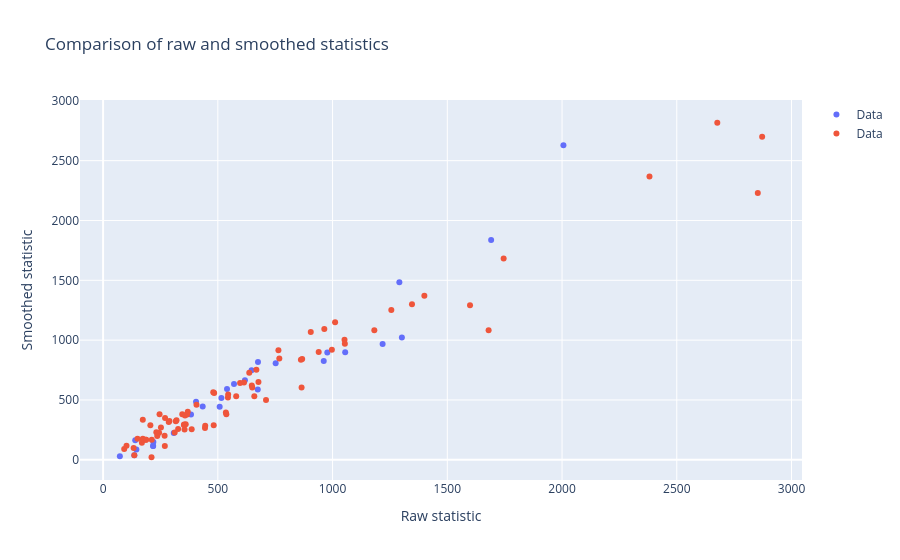

Notebook code cell kept with this figure:
### Code cell
import plotly.graph_objects as go

fig = go.Figure()
fig.add_trace(go.Scatter(
    x=results_raw.set_index("pathway_id").loc[known_pathways, "statistic"],
    y=results_smooth.set_index("pathway_id").loc[known_pathways, "statistic"],
    mode='markers',
    name='Data', # add overing label for the data points: pathway_name
    hovertext=results_raw.loc[results_raw.index, "pathway_name"],
))

fig.add_trace(go.Scatter(
    x=results_raw.set_index("pathway_id").loc[unknown_pathways, "statistic"],
    y=results_smooth.set_index("pathway_id").loc[unknown_pathways, "statistic"],
    mode='markers',
    name='Data', # add overing label for the data points: pathway_name
    hovertext=results_raw.loc[results_raw.index, "pathway_name"],
))


fig.update_layout(
    title="Comparison of raw and smoothed statistics",
    xaxis_title="Raw statistic",
    yaxis_title="Smoothed statistic"
)
fig.show()

### Figure 1 — Plotly figure (JSON) as saved in the notebook; plotly's stock layout.template omitted (floating-point values rounded to 4 significant figures)
{"data": [{"hovertext": ["Sphingolipid metabolism - Homo sapiens (human)", "Pentose and glucuronate interconversions - Homo sapiens (human)", "Steroid biosynthesis - Homo sapiens (human)", "Bile secretion - Homo sapiens (human)", "Sphingolipid signaling pathway - Homo sapiens (human)", "Pentose phosphate pathway - Homo sapiens (human)", "Necroptosis - Homo sapiens (human)", "Ascorbate and aldarate metabolism - Homo sapiens (human)", "Galactose metabolism - Homo sapiens (human)", "Thyroid hormone synthesis - Homo sapiens (human)", "Linoleic acid metabolism - Homo sapiens (human)", "Fat digestion and absorption - Homo sapiens (human)", "Cholesterol metabolism - Homo sapiens (human)", "Primary bile acid biosynthesis - Homo sapiens (human)", "Arginine biosynthesis - Homo sapiens (human)", "Riboflavin metabolism - Homo sapiens (human)", "Glycerolipid metabolism - Homo sapiens (human)", "Starch and sucrose metabolism - Homo sapiens (human)", "Propanoate metabolism - Homo sapiens (human)", "Biotin metabolism - Homo sapiens (human)", "Phospholipase D signaling pathway - Homo sapiens (human)", "Taurine and hypotaurine metabolism - Homo sapiens (human)", "Aminoacyl-tRNA biosynthesis - Homo sapiens (human)", "Fc gamma R-mediated phagocytosis - Homo sapiens (human)", "Ovarian steroidogenesis - Homo sapiens (human)", "Fatty acid biosynthesis - Homo sapiens (human)", "Inositol phosphate metabolism - Homo sapiens (human)", "HIF-1 signaling pathway - Homo sapiens (human)", "Oxytocin signaling pathway - Homo sapiens (human)", "Vitamin digestion and absorption - Homo sapiens (human)", "Phosphonate and phosphinate metabolism - Homo sapiens (human)", "Mineral absorption - Homo sapiens (human)", "Pantothenate and CoA biosynthesis - Homo sapiens (human)", "Carbon metabolism - Homo sapiens (human)", "Valine, leucine and isoleucine degradation - Homo sapiens (human)", "Arachidonic acid metabolism - Homo sapiens (human)", "Aldosterone synthesis and secretion - Homo sapiens (human)", "Serotonergic synapse - Homo sapiens (human)", "Purine metabolism - Homo sapiens (human)", "Butanoate metabolism - Homo sapiens (human)", "Protein digestion and absorption - Homo sapiens (human)", "Glycolysis / Gluconeogenesis - Homo sapiens (human)", "FoxO signaling pathway - Homo sapiens (human)", "Arginine and proline metabolism - Homo sapiens (human)", "mTOR signaling pathway - Homo sapiens (human)", "Porphyrin and chlorophyll metabolism - Homo sapiens (human)", "Oxidative phosphorylation - Homo sapiens (human)", "Glycosylphosphatidylinositol (GPI)-anchor biosynthesis - Homo sapiens (human)", "Pyrimidine metabolism - Homo sapiens (human)", "Cysteine and methionine metabolism - Homo sapiens (human)", "Biosynthesis of amino acids - Homo sapiens (human)", "Glyoxylate and dicarboxylate metabolism - Homo sapiens (human)", "Glycerophospholipid metabolism - Homo sapiens (human)", "cAMP signaling pathway - Homo sapiens (human)", "Sulfur relay system - Homo sapiens (human)", "Prolactin signaling pathway - Homo sapiens (human)", "GABAergic synapse - Homo sapiens (human)", "Valine, leucine and isoleucine biosynthesis - Homo sapiens (human)", "AMPK signaling pathway - Homo sapiens (human)", "Biosynthesis of cofactors - Homo sapiens (human)", "Neuroactive ligand-receptor interaction - Homo sapiens (human)", "Neomycin, kanamycin and gentamicin biosynthesis - Homo sapiens (human)", "Parathyroid hormone synthesis, secretion and action - Homo sapiens (human)", "Thiamine metabolism - Homo sapiens (human)", "Vascular smooth muscle contraction - Homo sapiens (human)", "D-Arginine and D-ornithine metabolism - Homo sapiens (human)", "alpha-Linolenic acid metabolism - Homo sapiens (human)", "Gap junction - Homo sapiens (human)", "Carbohydrate digestion and absorption - Homo sapiens (human)", "Biosynthesis of unsaturated fatty acids - Homo sapiens (human)", "Dopaminergic synapse - Homo sapiens (human)", "Glycine, serine and threonine metabolism - Homo sapiens (human)", "Nitrogen metabolism - Homo sapiens (human)", "Fructose and mannose metabolism - Homo sapiens (human)", "Insulin secretion - Homo sapiens (human)", "Alanine, aspartate and glutamate metabolism - Homo sapiens (human)", "Vitamin B6 metabolism - Homo sapiens (human)", "Glucagon signaling pathway - Homo sapiens (human)", "2-Oxocarboxylic acid metabolism - Homo sapiens (human)", "Citrate cycle (TCA cycle) - Homo sapiens (human)", "Thermogenesis - Homo sapiens (human)", "Phenylalanine metabolism - Homo sapiens (human)", "Phenylalanine, tyrosine and tryptophan biosynthesis - Homo sapiens (human)", "Regulation of lipolysis in adipocytes - Homo sapiens (human)", "Histidine metabolism - Homo sapiens (human)", "D-Glutamine and D-glutamate metabolism - Homo sapiens (human)", "Glutamatergic synapse - Homo sapiens (human)", "Sulfur metabolism - Homo sapiens (human)", "Taste transduction - Homo sapiens (human)", "beta-Alanine metabolism - Homo sapiens (human)", "Amino sugar and nucleotide sugar metabolism - Homo sapiens (human)", "Long-term depression - Homo sapiens (human)", "Retrograde endocannabinoid signaling - Homo sapiens (human)", "Tyrosine metabolism - Homo sapiens (human)", "ABC transporters - Homo sapiens (human)", "Glutathione metabolism - Homo sapiens (human)", "Tryptophan metabolism - Homo sapiens (human)", "Ferroptosis - Homo sapiens (human)", "Pyruvate metabolism - Homo sapiens (human)", "Proximal tubule bicarbonate reclamation - Homo sapiens (human)", "Lysine degradation - Homo sapiens (human)", "Inflammatory mediator regulation of TRP channels - Homo sapiens (human)", "Nicotinate and nicotinamide metabolism - Homo sapiens (human)", "C-type lectin receptor signaling pathway - Homo sapiens (human)", "Fatty acid degradation - Homo sapiens (human)", "Fatty acid metabolism - Homo sapiens (human)", "Steroid hormone biosynthesis - Homo sapiens (human)", "Renin secretion - Homo sapiens (human)"], "mode": "markers", "name": "Data", "type": "scatter", "x": [618.0, 218.0, 218.0, 1218.0, 977.0, 434.0, 405.0, 540.0, 136.0, 508.0, 219.0, 73.0, 2006.0, 1691.0, 961.5, 1055.0, 1302.0, 308.0, 752.0, 675.0, 647.0, 515.5, 570.5, 674.0, 383.0, 145.0, 140.0, 1291.0], "y": [665.0, 114.0, 114.0, 967.0, 897.0, 446.0, 484.0, 591.0, 37.0, 443.0, 149.0, 30.0, 2628.0, 1837.0, 826.0, 898.0, 1023.0, 223.0, 807.0, 817.0, 748.0, 517.0, 633.0, 587.0, 378.0, 85.0, 163.0, 1484.0]}, {"hovertext": ["Sphingolipid metabolism - Homo sapiens (human)", "Pentose and glucuronate interconversions - Homo sapiens (human)", "Steroid biosynthesis - Homo sapiens (human)", "Bile secretion - Homo sapiens (human)", "Sphingolipid signaling pathway - Homo sapiens (human)", "Pentose phosphate pathway - Homo sapiens (human)", "Necroptosis - Homo sapiens (human)", "Ascorbate and aldarate metabolism - Homo sapiens (human)", "Galactose metabolism - Homo sapiens (human)", "Thyroid hormone synthesis - Homo sapiens (human)", "Linoleic acid metabolism - Homo sapiens (human)", "Fat digestion and absorption - Homo sapiens (human)", "Cholesterol metabolism - Homo sapiens (human)", "Primary bile acid biosynthesis - Homo sapiens (human)", "Arginine biosynthesis - Homo sapiens (human)", "Riboflavin metabolism - Homo sapiens (human)", "Glycerolipid metabolism - Homo sapiens (human)", "Starch and sucrose metabolism - Homo sapiens (human)", "Propanoate metabolism - Homo sapiens (human)", "Biotin metabolism - Homo sapiens (human)", "Phospholipase D signaling pathway - Homo sapiens (human)", "Taurine and hypotaurine metabolism - Homo sapiens (human)", "Aminoacyl-tRNA biosynthesis - Homo sapiens (human)", "Fc gamma R-mediated phagocytosis - Homo sapiens (human)", "Ovarian steroidogenesis - Homo sapiens (human)", "Fatty acid biosynthesis - Homo sapiens (human)", "Inositol phosphate metabolism - Homo sapiens (human)", "HIF-1 signaling pathway - Homo sapiens (human)", "Oxytocin signaling pathway - Homo sapiens (human)", "Vitamin digestion and absorption - Homo sapiens (human)", "Phosphonate and phosphinate metabolism - Homo sapiens (human)", "Mineral absorption - Homo sapiens (human)", "Pantothenate and CoA biosynthesis - Homo sapiens (human)", "Carbon metabolism - Homo sapiens (human)", "Valine, leucine and isoleucine degradation - Homo sapiens (human)", "Arachidonic acid metabolism - Homo sapiens (human)", "Aldosterone synthesis and secretion - Homo sapiens (human)", "Serotonergic synapse - Homo sapiens (human)", "Purine metabolism - Homo sapiens (human)", "Butanoate metabolism - Homo sapiens (human)", "Protein digestion and absorption - Homo sapiens (human)", "Glycolysis / Gluconeogenesis - Homo sapiens (human)", "FoxO signaling pathway - Homo sapiens (human)", "Arginine and proline metabolism - Homo sapiens (human)", "mTOR signaling pathway - Homo sapiens (human)", "Porphyrin and chlorophyll metabolism - Homo sapiens (human)", "Oxidative phosphorylation - Homo sapiens (human)", "Glycosylphosphatidylinositol (GPI)-anchor biosynthesis - Homo sapiens (human)", "Pyrimidine metabolism - Homo sapiens (human)", "Cysteine and methionine metabolism - Homo sapiens (human)", "Biosynthesis of amino acids - Homo sapiens (human)", "Glyoxylate and dicarboxylate metabolism - Homo sapiens (human)", "Glycerophospholipid metabolism - Homo sapiens (human)", "cAMP signaling pathway - Homo sapiens (human)", "Sulfur relay system - Homo sapiens (human)", "Prolactin signaling pathway - Homo sapiens (human)", "GABAergic synapse - Homo sapiens (human)", "Valine, leucine and isoleucine biosynthesis - Homo sapiens (human)", "AMPK signaling pathway - Homo sapiens (human)", "Biosynthesis of cofactors - Homo sapiens (human)", "Neuroactive ligand-receptor interaction - Homo sapiens (human)", "Neomycin, kanamycin and gentamicin biosynthesis - Homo sapiens (human)", "Parathyroid hormone synthesis, secretion and action - Homo sapiens (human)", "Thiamine metabolism - Homo sapiens (human)", "Vascular smooth muscle contraction - Homo sapiens (human)", "D-Arginine and D-ornithine metabolism - Homo sapiens (human)", "alpha-Linolenic acid metabolism - Homo sapiens (human)", "Gap junction - Homo sapiens (human)", "Carbohydrate digestion and absorption - Homo sapiens (human)", "Biosynthesis of unsaturated fatty acids - Homo sapiens (human)", "Dopaminergic synapse - Homo sapiens (human)", "Glycine, serine and threonine metabolism - Homo sapiens (human)", "Nitrogen metabolism - Homo sapiens (human)", "Fructose and mannose metabolism - Homo sapiens (human)", "Insulin secretion - Homo sapiens (human)", "Alanine, aspartate and glutamate metabolism - Homo sapiens (human)", "Vitamin B6 metabolism - Homo sapiens (human)", "Glucagon signaling pathway - Homo sapiens (human)", "2-Oxocarboxylic acid metabolism - Homo sapiens (human)", "Citrate cycle (TCA cycle) - Homo sapiens (human)", "Thermogenesis - Homo sapiens (human)", "Phenylalanine metabolism - Homo sapiens (human)", "Phenylalanine, tyrosine and tryptophan biosynthesis - Homo sapiens (human)", "Regulation of lipolysis in adipocytes - Homo sapiens (human)", "Histidine metabolism - Homo sapiens (human)", "D-Glutamine and D-glutamate metabolism - Homo sapiens (human)", "Glutamatergic synapse - Homo sapiens (human)", "Sulfur metabolism - Homo sapiens (human)", "Taste transduction - Homo sapiens (human)", "beta-Alanine metabolism - Homo sapiens (human)", "Amino sugar and nucleotide sugar metabolism - Homo sapiens (human)", "Long-term depression - Homo sapiens (human)", "Retrograde endocannabinoid signaling - Homo sapiens (human)", "Tyrosine metabolism - Homo sapiens (human)", "ABC transporters - Homo sapiens (human)", "Glutathione metabolism - Homo sapiens (human)", "Tryptophan metabolism - Homo sapiens (human)", "Ferroptosis - Homo sapiens (human)", "Pyruvate metabolism - Homo sapiens (human)", "Proximal tubule bicarbonate reclamation - Homo sapiens (human)", "Lysine degradation - Homo sapiens (human)", "Inflammatory mediator regulation of TRP channels - Homo sapiens (human)", "Nicotinate and nicotinamide metabolism - Homo sapiens (human)", "C-type lectin receptor signaling pathway - Homo sapiens (human)", "Fatty acid degradation - Homo sapiens (human)", "Fatty acid metabolism - Homo sapiens (human)", "Steroid hormone biosynthesis - Homo sapiens (human)", "Renin secretion - Homo sapiens (human)"], "mode": "markers", "name": "Data", "type": "scatter", "x": [1346.0, 1182.0, 173.0, 1054.0, 1746.0, 369.0, 136.0, 544.0, 353.0, 964.0, 246.0, 92.0, 173.0, 710.0, 1680.0, 102.0, 355.0, 317.0, 289.0, 206.0, 650.0, 545.0, 212.0, 997.0, 2381.0, 133.0, 648.0, 1400.0, 867.5, 865.0, 1052.0, 236.0, 150.0, 614.0, 2853.0, 1256.0, 939.5, 269.0, 345.0, 252.0, 535.0, 2872.0, 1011.0, 484.0, 169.0, 482.0, 480.0, 268.0, 270.0, 366.0, 905.0, 176.0, 360.0, 357.0, 862.0, 244.0, 1599.0, 352.0, 677.0, 580.0, 286.0, 187.0, 187.0, 386.0, 668.0, 768.0, 764.0, 232.0, 659.0, 597.0, 2676.0, 445.0, 444.0, 407.0, 537.0, 327.0, 637.0, 312.0, 211.0, 320.0], "y": [1300.0, 1082.0, 176.0, 970.0, 1683.0, 402.0, 37.0, 520.0, 295.0, 1094.0, 381.0, 91.0, 335.0, 500.0, 1082.0, 117.0, 254.0, 321.0, 325.0, 289.0, 604.0, 546.0, 168.0, 920.0, 2368.0, 98.0, 620.0, 1370.0, 843.0, 604.0, 1004.0, 199.0, 175.0, 645.0, 2230.0, 1251.0, 901.0, 115.0, 380.0, 269.0, 395.0, 2699.0, 1149.0, 559.0, 142.0, 288.0, 565.0, 200.0, 349.0, 379.0, 1067.0, 168.0, 297.0, 369.0, 835.0, 225.0, 1292.0, 291.0, 649.0, 531.0, 316.0, 167.0, 167.0, 255.0, 752.0, 846.0, 916.0, 229.0, 530.0, 641.0, 2817.0, 284.0, 266.0, 460.0, 381.0, 257.0, 727.0, 227.0, 21.0, 331.0]}], "layout": {"title": {"text": "Comparison of raw and smoothed statistics"}, "xaxis": {"title": {"text": "Raw statistic"}}, "yaxis": {"title": {"text": "Smoothed statistic"}}}}
